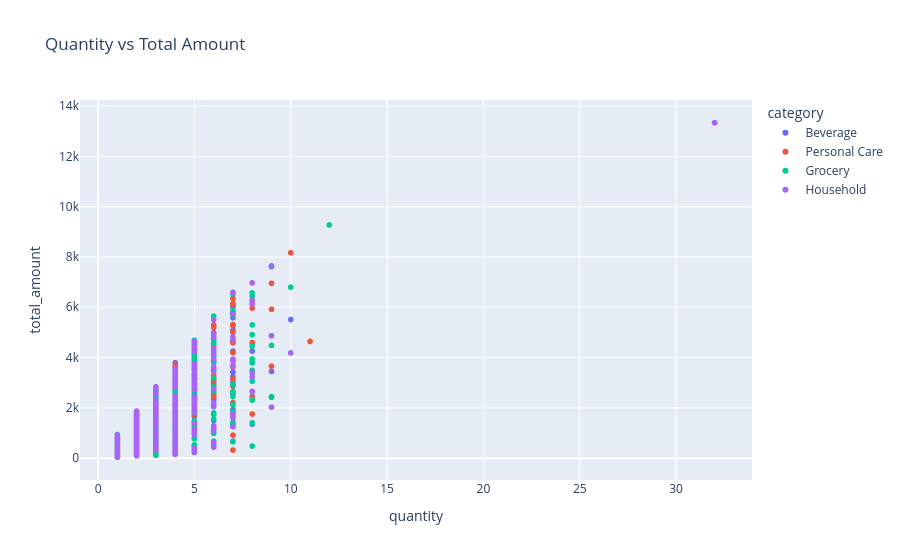

Here is the notebook cell this chart was saved with:
### Markdown cell above
## Donut Chart: Payment Method Distribution
Show the split of payment methods used in transactions. The donut chart makes category shares visually obvious.

### Code cell
# Scatter plot
fig = px.scatter(sales, x='quantity', y='total_amount', color='category', title='Quantity vs Total Amount')
fig.show()

### Figure 1 — Plotly figure (JSON) as saved in the notebook; plotly's stock layout.template omitted (floating-point values rounded to 4 significant figures; data arrays with more than 128 entries replaced by an {"elided": "..."} marker saying what was removed)
{"data": [{"hovertemplate": "category=Beverage<br>quantity=%{x}<br>total_amount=%{y}<extra></extra>", "legendgroup": "Beverage", "marker": {"color": "#636efa", "symbol": "circle"}, "mode": "markers", "name": "Beverage", "showlegend": true, "type": "scattergl", "x": {"elided": "262 float values"}, "xaxis": "x", "y": {"elided": "262 float values"}, "yaxis": "y"}, {"hovertemplate": "category=Personal Care<br>quantity=%{x}<br>total_amount=%{y}<extra></extra>", "legendgroup": "Personal Care", "marker": {"color": "#EF553B", "symbol": "circle"}, "mode": "markers", "name": "Personal Care", "showlegend": true, "type": "scattergl", "x": {"elided": "256 float values"}, "xaxis": "x", "y": {"elided": "256 float values"}, "yaxis": "y"}, {"hovertemplate": "category=Grocery<br>quantity=%{x}<br>total_amount=%{y}<extra></extra>", "legendgroup": "Grocery", "marker": {"color": "#00cc96", "symbol": "circle"}, "mode": "markers", "name": "Grocery", "showlegend": true, "type": "scattergl", "x": {"elided": "253 float values"}, "xaxis": "x", "y": {"elided": "253 float values"}, "yaxis": "y"}, {"hovertemplate": "category=Household<br>quantity=%{x}<br>total_amount=%{y}<extra></extra>", "legendgroup": "Household", "marker": {"color": "#ab63fa", "symbol": "circle"}, "mode": "markers", "name": "Household", "showlegend": true, "type": "scattergl", "x": {"elided": "249 float values"}, "xaxis": "x", "y": {"elided": "249 float values"}, "yaxis": "y"}], "layout": {"legend": {"title": {"text": "category"}, "tracegroupgap": 0}, "title": {"text": "Quantity vs Total Amount"}, "xaxis": {"anchor": "y", "domain": [0, 1], "title": {"text": "quantity"}}, "yaxis": {"anchor": "x", "domain": [0, 1], "title": {"text": "total_amount"}}}}
